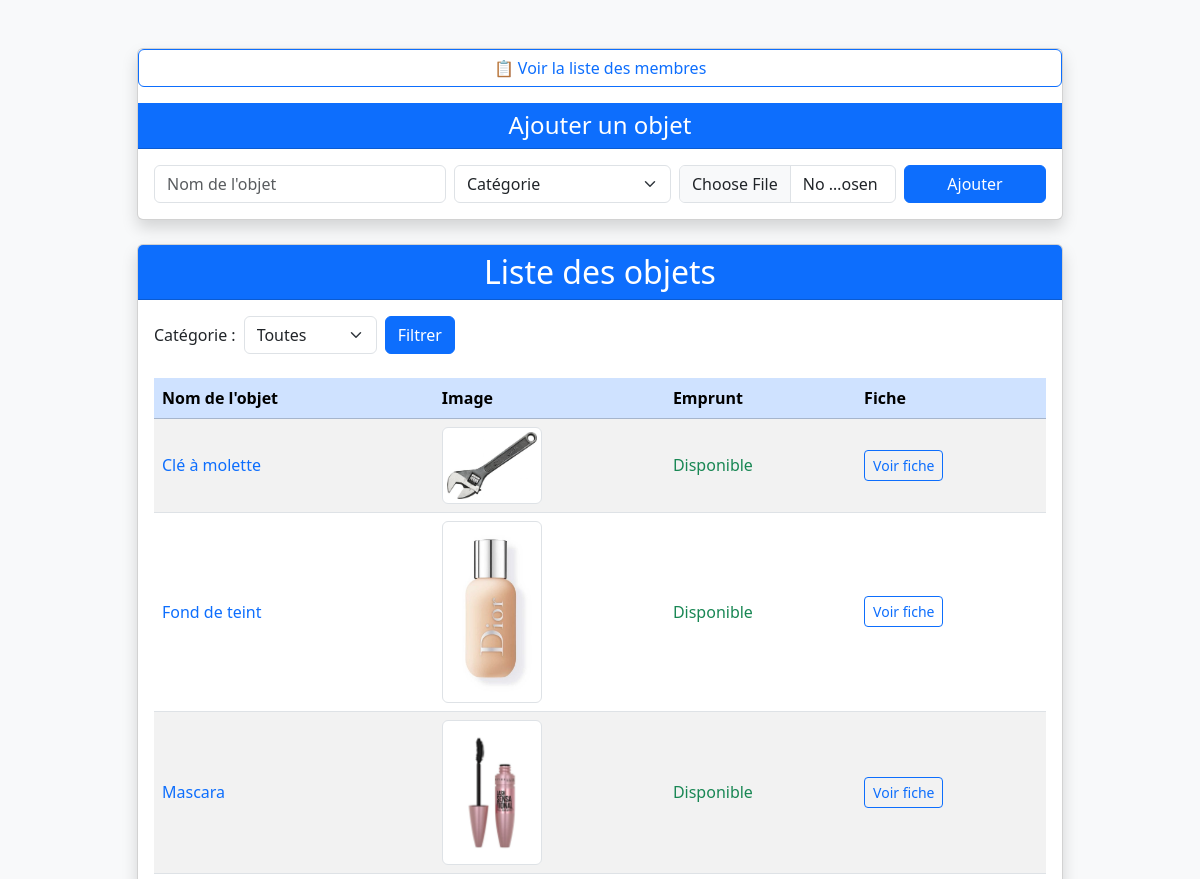
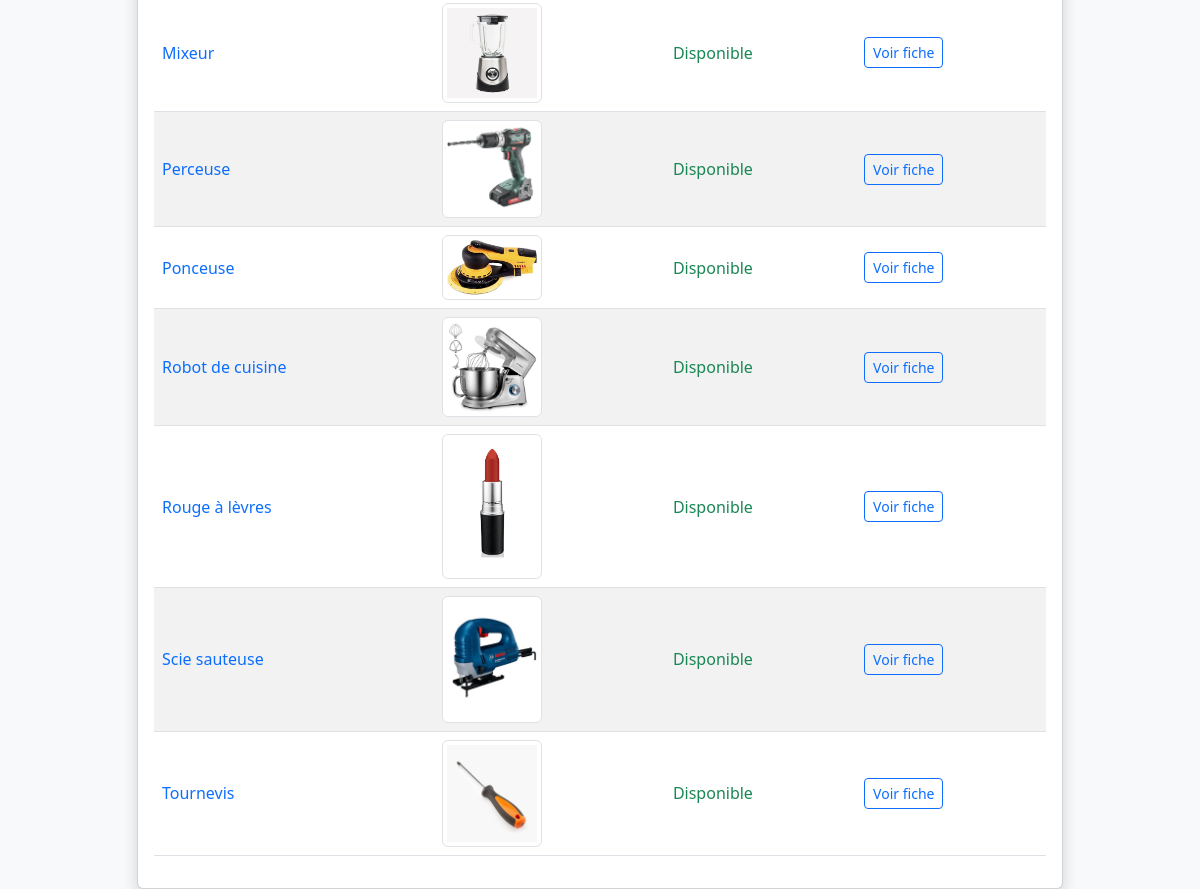
The page /V2/pages/listeobj.php on the database its author committed (2 pictures, top to bottom).
### tables this page shows
CREATE TABLE images_objet (
    id_image INT PRIMARY KEY,
    id_objet INT,
    nom_image VARCHAR(255),
    FOREIGN KEY (id_objet) REFERENCES objet(id_objet)
);

CREATE TABLE objet (
    id_objet INT PRIMARY KEY,
    nom_objet VARCHAR(100),
    id_categorie INT,
    id_membre INT,
    FOREIGN KEY (id_categorie) REFERENCES categorie_objet(id_categorie),
    FOREIGN KEY (id_membre) REFERENCES membre(id_membre)
);

### V2/pages/listeobj.php (the view, shortened to what this page needs)
<?php
include '../includes/db.php';
include_once '../fonction/fonction.php';
$categorie = isset($_GET['categorie']) ? intval($_GET['categorie']) : 0;
?>
<!DOCTYPE html>
<html lang="en">
<head>
    <link rel="stylesheet" href="../../bootstrap-5.3.5-dist/bootstrap-5.3.5-dist/css/bootstrap.min.css">
    <link rel="stylesheet" href="../includes/style.css">
</head>
<body class="bg-light">
    <div class="container mt-5">
        <div class="row justify-content-center mb-4">
            <div class="col-md-10">
                <div class="card shadow">
                    <a href="fichemembre.php" class="btn btn-outline-primary mb-3">📋 Voir la liste des membres</a>
                    <div class="card-header bg-primary text-white text-center">
                        <h4 class="mb-0">Ajouter un objet</h4>
                    </div>
                    <div class="card-body">
                        <form method="post" enctype="multipart/form-data">
                            <div class="row g-2 align-items-center">
                                <div class="col-md-4">
                                    <input type="text" name="nom_objet" class="form-control" placeholder="Nom de l'objet" required>
                                </div>
                                <div class="col-md-3">
                                    <select name="id_categorie" class="form-select" required>
                                        <option value="">Catégorie</option>
                                    </select>
                                </div>
                                <div class="col-md-3">
                                    <input type="file" name="image_objet" class="form-control" accept="image/*" required>
                                </div>
                                <div class="col-md-2">
                                    <button type="submit" class="btn btn-primary w-100">Ajouter</button>
                                </div>
                            </div>
                        </form>
                    </div>
                </div>
            </div>
        </div>
        <div class="row justify-content-center">
            <div class="col-md-10">
                <div class="card shadow">
                    <div class="card-header bg-primary text-white text-center">
                        <h2 class="mb-0">Liste des objets</h2>
                    </div>
                    <div class="card-body">
                        <form method="get" class="mb-4">
                            <div class="row g-2 align-items-center">
                                <div class="col-auto">
                                    <label for="categorie" class="form-label mb-0">Catégorie :</label>
                                </div>
                                <div class="col-auto">
                                    <select name="categorie" id="categorie" class="form-select">
                                        <option value="0">Toutes</option>
                                    </select>
                                </div>
                                <div class="col-auto">
                                    <button type="submit" class="btn btn-primary">Filtrer</button>
                                </div>
                            </div>
                        </form>
                        <?php listeobjtFiltre($categorie); ?>
                    </div>
                </div>
            </div>
        </div>
    </div>
</body>
</html>

### V2/fonction/fonction.php (shortened to what this page needs)
<?php
function listeobjtFiltre($categorie = 0, $nom_objet = '', $disponible = false) {
    global $conn;
    $sql = "SELECT o.id_objet, o.nom_objet, i.nom_image
            FROM objet o
            LEFT JOIN images_objet i ON o.id_objet = i.id_objet";
    $sql .= " ORDER BY o.nom_objet ASC";
    $result = $conn->query($sql);
    if ($result && $result->num_rows > 0) {
        echo '<table class="table table-striped align-middle">';
        echo '<thead class="table-primary"><tr>
                <th>Nom de l\'objet</th>
                <th>Image</th>
                <th>Emprunt</th>
                <th>Fiche</th>
              </tr></thead><tbody>';
        while ($row = $result->fetch_assoc()) {
            echo '<tr>';
            echo '<td><a href="objet.php?id=' . $row['id_objet'] . '" class="text-decoration-none text-primary">' . htmlspecialchars($row['nom_objet']) . '</a></td>';
            $nomImage = trim($row['nom_image']);
            $imagePath = '../images/' . $nomImage;
            $imageDiskPath = __DIR__ . '/../images/' . $nomImage;
            if (!empty($nomImage) && file_exists($imageDiskPath)) {
                echo '<td><img class="img-thumbnail" style="max-width:100px;" src="' . $imagePath . '" alt="Image"></td>';
            } else {
                echo '<td><span class="text-muted">Aucune image ou image introuvable</span></td>';
            }
            $empruntSql = "SELECT date_retour FROM emprunt WHERE id_objet = " . intval($row['id_objet']) . " AND date_retour >= CURDATE() ORDER BY date_retour ASC LIMIT 1";
            $empruntResult = $conn->query($empruntSql);
            if ($empruntResult && $empruntResult->num_rows > 0) {
                $emprunt = $empruntResult->fetch_assoc();
                echo '<td><span class="text-danger">En cours d\'emprunt<br>Date de retour : ' . htmlspecialchars($emprunt['date_retour']) . '</span></td>';
            } else {
                echo '<td><span class="text-success">Disponible</span></td>';
            }
            echo '<td><a href="objet.php?id=' . $row['id_objet'] . '" class="btn btn-outline-primary btn-sm">Voir fiche</a></td>';
            echo '</tr>';
        }
        echo '</tbody></table>';
    } else {
        echo '<div class="alert alert-warning">Aucun objet trouvé.</div>';
    }
}
?>

### rows shown on the page
images_objet: id_objet.nom_objet "Clé à molette", nom_image (picture)
images_objet: id_objet.nom_objet "Fond de teint", nom_image (picture)
images_objet: id_objet.nom_objet "Mascara", nom_image (picture)
images_objet: id_objet.nom_objet "Mixeur", nom_image (picture)
images_objet: id_objet.nom_objet "Perceuse", nom_image (picture)
images_objet: id_objet.nom_objet "Ponceuse", nom_image (picture)
images_objet: id_objet.nom_objet "Robot de cuisine", nom_image (picture)
images_objet: id_objet.nom_objet "Rouge à lèvres", nom_image (picture)
images_objet: id_objet.nom_objet "Scie sauteuse", nom_image (picture)
images_objet: id_objet.nom_objet "Tournevis", nom_image (picture)
